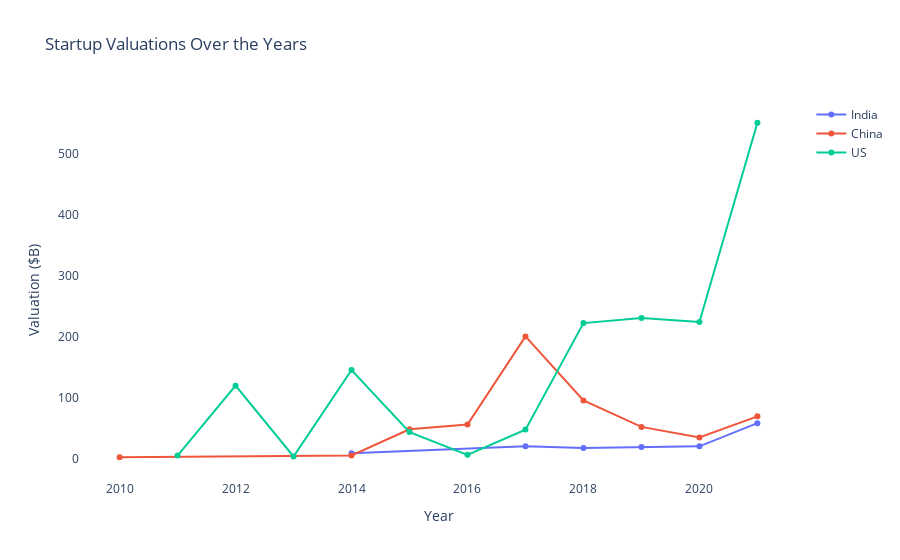

Notebook source saved alongside this figure:
### Markdown cell above
# Find the Year By Year Progression in Sartups

### Code cell
# Filter data for top 3 countries
df_us = data[data["Country"] == "United States"]
df_china = data[data["Country"] == "China"]
df_india = data[data["Country"] == "India"]


# Compute valuation per year
val_us = df_us.groupby("Year Joined")["Valuation ($B)"].sum().reset_index()
val_china = df_china.groupby("Year Joined")["Valuation ($B)"].sum().reset_index()
val_india = df_india.groupby("Year Joined")["Valuation ($B)"].sum().reset_index()

# Line plot using Plotly
fig = go.Figure()
fig.add_trace(go.Scatter(x=val_india["Year Joined"], y=val_india["Valuation ($B)"], mode="lines+markers", name="India"))
fig.add_trace(go.Scatter(x=val_china["Year Joined"], y=val_china["Valuation ($B)"], mode="lines+markers", name="China"))
fig.add_trace(go.Scatter(x=val_us["Year Joined"], y=val_us["Valuation ($B)"], mode="lines+markers", name="US"))
fig.update_layout(title="Startup Valuations Over the Years", xaxis_title="Year", yaxis_title="Valuation ($B)", plot_bgcolor="white")
fig.show()

### Figure 1 — Plotly figure (JSON) as saved in the notebook; plotly's stock layout.template omitted (floating-point values rounded to 4 significant figures)
{"data": [{"mode": "lines+markers", "name": "India", "type": "scatter", "x": [2014, 2017, 2018, 2019, 2020, 2021], "y": [9.5, 21.0, 18.2, 19.97, 20.88, 58.9]}, {"mode": "lines+markers", "name": "China", "type": "scatter", "x": [2010, 2014, 2015, 2016, 2017, 2018, 2019, 2020, 2021], "y": [3.0, 5.98, 48.89, 56.56, 200.9, 96.08, 52.76, 35.26, 70.01]}, {"mode": "lines+markers", "name": "US", "type": "scatter", "x": [2011, 2012, 2013, 2014, 2015, 2016, 2017, 2018, 2019, 2020, 2021], "y": [5.7, 120.3, 4.3, 145.9, 44.17, 7.0, 48.27, 222.8, 231.0, 224.5, 551.0]}], "layout": {"plot_bgcolor": "white", "title": {"text": "Startup Valuations Over the Years"}, "xaxis": {"title": {"text": "Year"}}, "yaxis": {"title": {"text": "Valuation ($B)"}}}}
